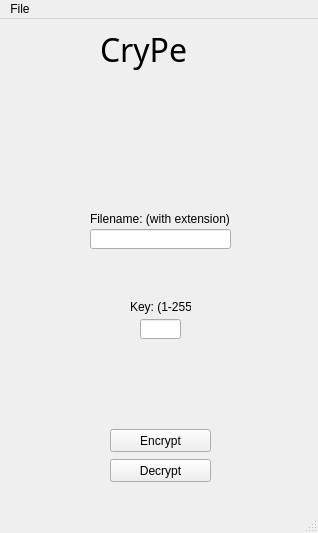
<?xml version="1.0" encoding="UTF-8"?>
<ui version="4.0">
 <author>D4R10</author>
 <class>CRYPE_window</class>
 <widget class="QMainWindow" name="CRYPE_window">
  <property name="windowModality">
   <enum>Qt::NonModal</enum>
  </property>
  <property name="enabled">
   <bool>true</bool>
  </property>
  <property name="geometry">
   <rect>
    <x>0</x>
    <y>0</y>
    <width>318</width>
    <height>533</height>
   </rect>
  </property>
  <property name="minimumSize">
   <size>
    <width>318</width>
    <height>533</height>
   </size>
  </property>
  <property name="maximumSize">
   <size>
    <width>318</width>
    <height>533</height>
   </size>
  </property>
  <property name="cursor">
   <cursorShape>ArrowCursor</cursorShape>
  </property>
  <property name="windowTitle">
   <string>CRYPE</string>
  </property>
  <widget class="QWidget" name="centralwidget">
   <widget class="QLabel" name="main_titleText">
    <property name="geometry">
     <rect>
      <x>100</x>
      <y>10</y>
      <width>111</width>
      <height>41</height>
     </rect>
    </property>
    <property name="font">
     <font>
      <family>Segoe Script</family>
      <pointsize>24</pointsize>
     </font>
    </property>
    <property name="layoutDirection">
     <enum>Qt::LeftToRight</enum>
    </property>
    <property name="text">
     <string>CryPe</string>
    </property>
    <property name="textFormat">
     <enum>Qt::PlainText</enum>
    </property>
    <property name="margin">
     <number>0</number>
    </property>
   </widget>
   <widget class="QPushButton" name="button_Encrypt">
    <property name="geometry">
     <rect>
      <x>110</x>
      <y>410</y>
      <width>101</width>
      <height>23</height>
     </rect>
    </property>
    <property name="cursor">
     <cursorShape>PointingHandCursor</cursorShape>
    </property>
    <property name="text">
     <string>Encrypt</string>
    </property>
   </widget>
   <widget class="QPushButton" name="button_Decrypt">
    <property name="geometry">
     <rect>
      <x>110</x>
      <y>440</y>
      <width>101</width>
      <height>23</height>
     </rect>
    </property>
    <property name="cursor">
     <cursorShape>PointingHandCursor</cursorShape>
    </property>
    <property name="text">
     <string>Decrypt</string>
    </property>
   </widget>
   <widget class="QLabel" name="label_keyInput">
    <property name="geometry">
     <rect>
      <x>130</x>
      <y>280</y>
      <width>61</width>
      <height>16</height>
     </rect>
    </property>
    <property name="text">
     <string>Key: (1-255)</string>
    </property>
   </widget>
   <widget class="QLabel" name="label_filenameInput">
    <property name="geometry">
     <rect>
      <x>90</x>
      <y>190</y>
      <width>141</width>
      <height>20</height>
     </rect>
    </property>
    <property name="layoutDirection">
     <enum>Qt::LeftToRight</enum>
    </property>
    <property name="text">
     <string>Filename: (with extension)</string>
    </property>
   </widget>
   <widget class="QLineEdit" name="line_filename">
    <property name="geometry">
     <rect>
      <x>90</x>
      <y>210</y>
      <width>141</width>
      <height>20</height>
     </rect>
    </property>
   </widget>
   <widget class="QLineEdit" name="line_key">
    <property name="geometry">
     <rect>
      <x>140</x>
      <y>300</y>
      <width>41</width>
      <height>20</height>
     </rect>
    </property>
   </widget>
  </widget>
  <widget class="QMenuBar" name="menubar">
   <property name="geometry">
    <rect>
     <x>0</x>
     <y>0</y>
     <width>318</width>
     <height>21</height>
    </rect>
   </property>
   <widget class="QMenu" name="menuFile">
    <property name="title">
     <string>File</string>
    </property>
    <addaction name="actionClose"/>
   </widget>
   <addaction name="menuFile"/>
  </widget>
  <widget class="QStatusBar" name="statusbar"/>
  <action name="actionClose">
   <property name="checkable">
    <bool>false</bool>
   </property>
   <property name="text">
    <string>Close</string>
   </property>
  </action>
 </widget>
 <resources/>
 <connections/>
</ui>
